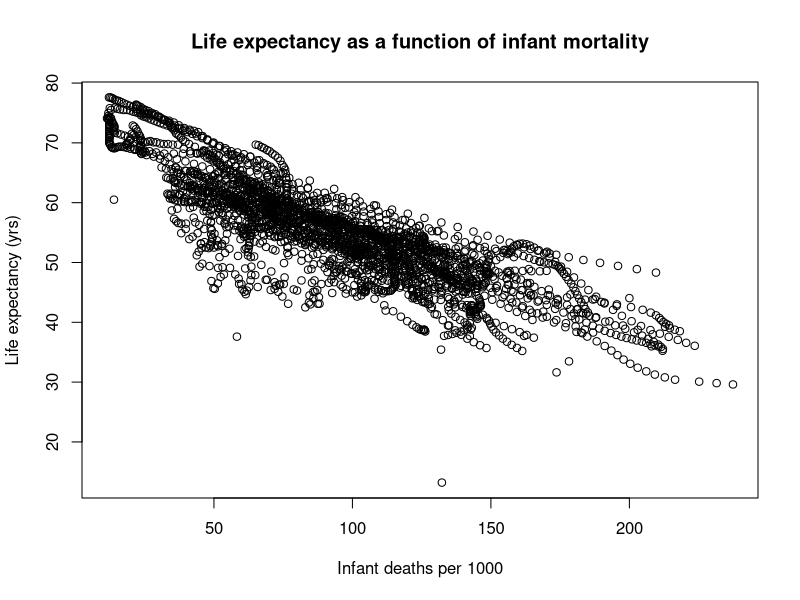
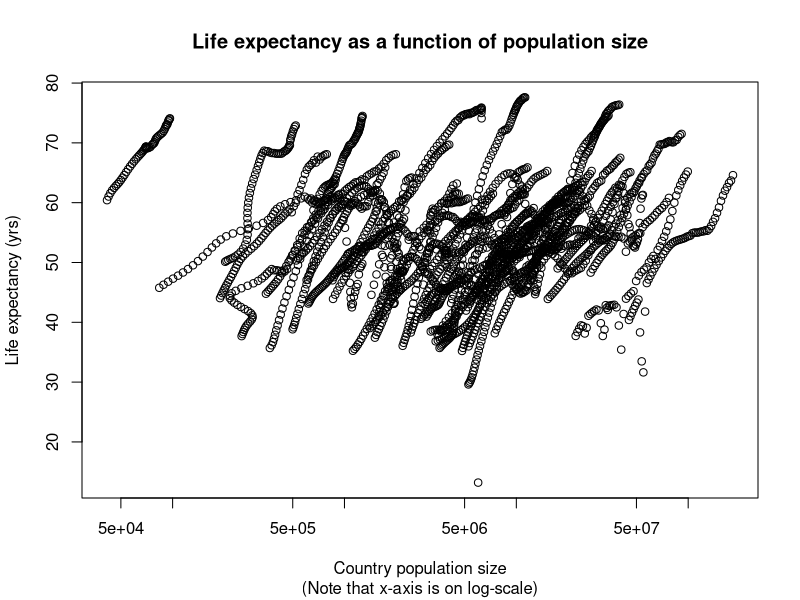
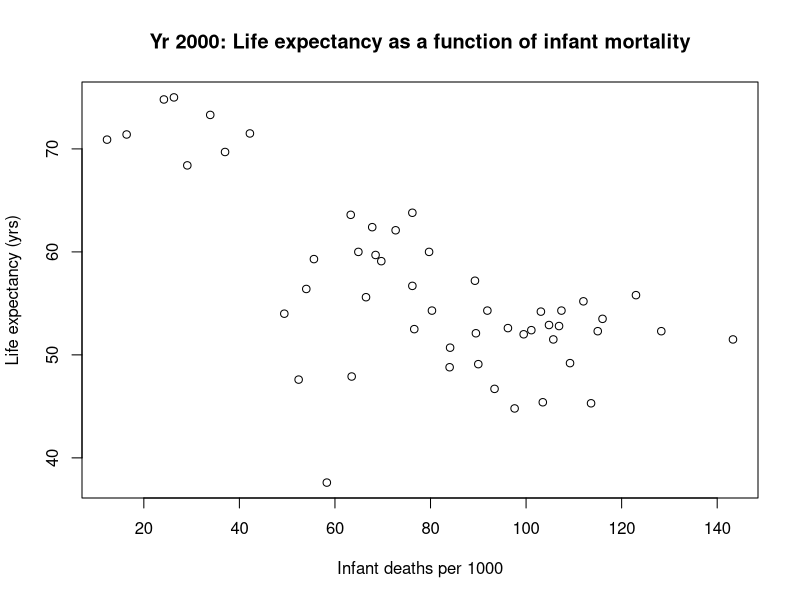
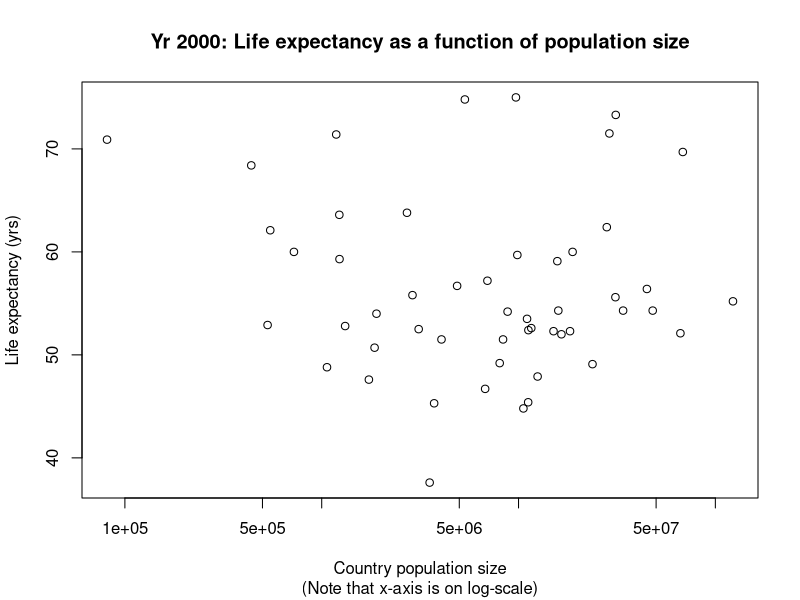

These charts were generated, in order, by the following R code:
## ---- chunk 1
library(dslabs) # load package with required data
help(gapminder) # help on gapminder data
str(gapminder) # gapminder variable data types
summary(gapminder) # summary statistics of the data
class(gapminder) # gapminder is a dataframe
## ---- chunk 2
# Work with the Africa data ----
africadata <- subset(gapminder, continent == "Africa") # assign only the African countries to a new variable called africadata
str(africadata)
summary(africadata)
## ---- chunk 3
# subset with infant mort
subset_inf_life <- africadata[, c("infant_mortality", "life_expectancy")] # infant mortality is per 1000, life expectancy is in years
str(subset_inf_life) 
summary(subset_inf_life) # there are 226 NA's for infant mortality
## ---- chunk 4
# subset with pop
subset_pop_life <- africadata[, c("population", "life_expectancy")] # population is the country population size
str(subset_pop_life) # large range of country pop sizes
summary(subset_pop_life) # there are 51 NA's for population size
## ---- chunk 5
# Plots ----
# life expectancy as a function of infant mortality
with(subset_inf_life, plot(life_expectancy ~ infant_mortality, main = "Life expectancy as a function of infant mortality", ylab = "Life expectancy (yrs)", xlab = "Infant deaths per 1000")) # negative correlation. Each streak is a different country.
## ---- chunk 6
# life expectancy as a function of population size, using a log-scale on the x-axis
with(subset_pop_life, plot(life_expectancy ~ population, log = "x", main = "Life expectancy as a function of population size", sub = "(Note that x-axis is on log-scale)", ylab = "Life expectancy (yrs)", xlab = "Country population size")) # Each streak is a different country. Positive correlation within country.
## ---- chunk 7
# More data processing ----
(missing_inf_mort <- unique(africadata$year[is.na(africadata$infant_mortality)])) # years with missing data for infant mortality
## ---- chunk 8
# subset of Yr2000 data
subset_yr2000 <- subset(africadata, year == 2000)
str(subset_yr2000)
summary(subset_yr2000)
## ---- chunk 9
# More plotting ----
# For Yr2000 ONLY, life expectancy as a function of infant mortality
with(subset_yr2000, plot(life_expectancy ~ infant_mortality, main = "Yr 2000: Life expectancy as a function of infant mortality", ylab = "Life expectancy (yrs)", xlab = "Infant deaths per 1000")) # negative correlation
## ---- chunk 10
# For Yr2000 ONLY, life expectancy as a function of population size, using a log-scale on the x-axis
with(subset_yr2000, plot(life_expectancy ~ population, log = "x", main = "Yr 2000: Life expectancy as a function of population size", sub = "(Note that x-axis is on log-scale)", ylab = "Life expectancy (yrs)", xlab = "Country population size")) # No apparent correlation
## ---- chunk 11
# Linear models (using Yr2000 data) ----
#  linear model predicting life expectancy as a function of infant mortality
summary(fit1 <- with(subset_yr2000, lm(life_expectancy ~ infant_mortality))) # p = 2.83E-8, so highly significant
## ---- chunk 12
#  linear model predicting life expectancy as a function of population size
summary(fit2 <- with(subset_yr2000, lm(life_expectancy ~ population))) # p = 0.616, so not statistically significant at alpha = 0.05
